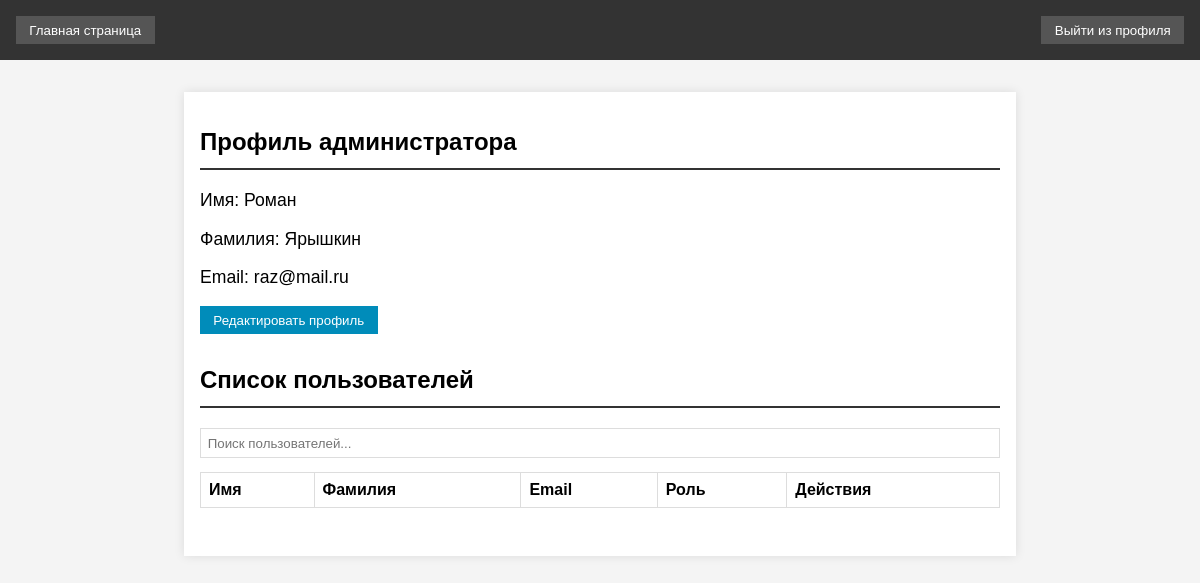
The page /scripts/lk.php (signed in) on the database its author committed.
### tables this page shows
CREATE TABLE `user` (
  `id` int NOT NULL,
  `email` varchar(55) NOT NULL,
  `password` varchar(150) NOT NULL,
  `role` enum('user','admin') DEFAULT 'user',
  `Name` varchar(20) DEFAULT 'Не указано',
  `surname` varchar(55) DEFAULT 'Не указано'
);

### scripts/lk.php (the view, shortened to what this page needs)
<?php
require("connect.php");
$id = $_SESSION['id'];
$select_sql = "SELECT * FROM `user` WHERE `id` = " . $id;
$res = $mysqli->query($select_sql);
if ($res) {
    $row = $res->fetch_array();
    $Name = $row['Name'];
    $surname = $row['surname'];
    $email = $row['email'];
} else {
    die("Ошибка получения пользователя с ID = $id");
}
?>
<!DOCTYPE html>
<html lang="en">
<head>
    <link rel="stylesheet" href="style.css">
</head>
<body>
    <header>
        <button onclick="window.location.href='../index.php'">Главная страница</button>
        <button onclick="logout()">Выйти из профиля</button>
    </header>
    <main>
        <section class="profile">
            <h2>Профиль администратора</h2>
            <p>Имя: <span id="firstName"><?php echo "{$Name}"; ?></span></p>
            <p>Фамилия: <span id="lastName"><?php echo "{$surname}"; ?></span></p>
            <p>Email: <span id="email"><?php echo "{$email}"; ?></span></p>
            <button onclick="editProfile()">Редактировать профиль</button>
        </section>
        <section class="users">
            <h2>Список пользователей</h2>
            <input type="text" id="search" placeholder="Поиск пользователей..." onkeyup="searchUsers()">
            <table>
                <thead>
                    <tr>
                        <th>Имя</th>
                        <th>Фамилия</th>
                        <th>Email</th>
                        <th>Роль</th>
                        <th>Действия</th>
                    </tr>
                </thead>
            </table>
        </section>
    </main>
</body>
</html>

### scripts/style.css (style rules this page uses)
body { font-family: Arial, sans-serif; margin: 0; padding: 0; background-color: #f4f4f4; }
header { background-color: #333; color: #fff; padding: 1em; display: flex; justify-content: space-between; }
header button { background-color: #555; color: #fff; border: none; padding: 0.5em 1em; cursor: pointer; }
main { max-width: 800px; margin: 2em auto; padding: 1em; background-color: #fff; box-shadow: 0 0 10px rgba(0, 0, 0, 0.1); }
.profile, .users { margin-bottom: 2em; }
.profile h2, .users h2 { border-bottom: 2px solid #333; padding-bottom: 0.5em; }
.profile p { font-size: 1.1em; }
.profile button { background-color: #008cba; color: #fff; border: none; padding: 0.5em 1em; cursor: pointer; }
.users input { width: 100%; padding: 0.5em; margin-bottom: 1em; border: 1px solid #ddd; }
table { width: 100%; border-collapse: collapse; }
table, th, td { border: 1px solid #ddd; }
th, td { padding: 0.5em; text-align: left; }
button { background-color: #008cba; color: #fff; border: none; padding: 0.5em 1em; cursor: pointer; }

### rows shown on the page
user: Name "Роман", surname "Ярышкин", email "raz@mail.ru"
